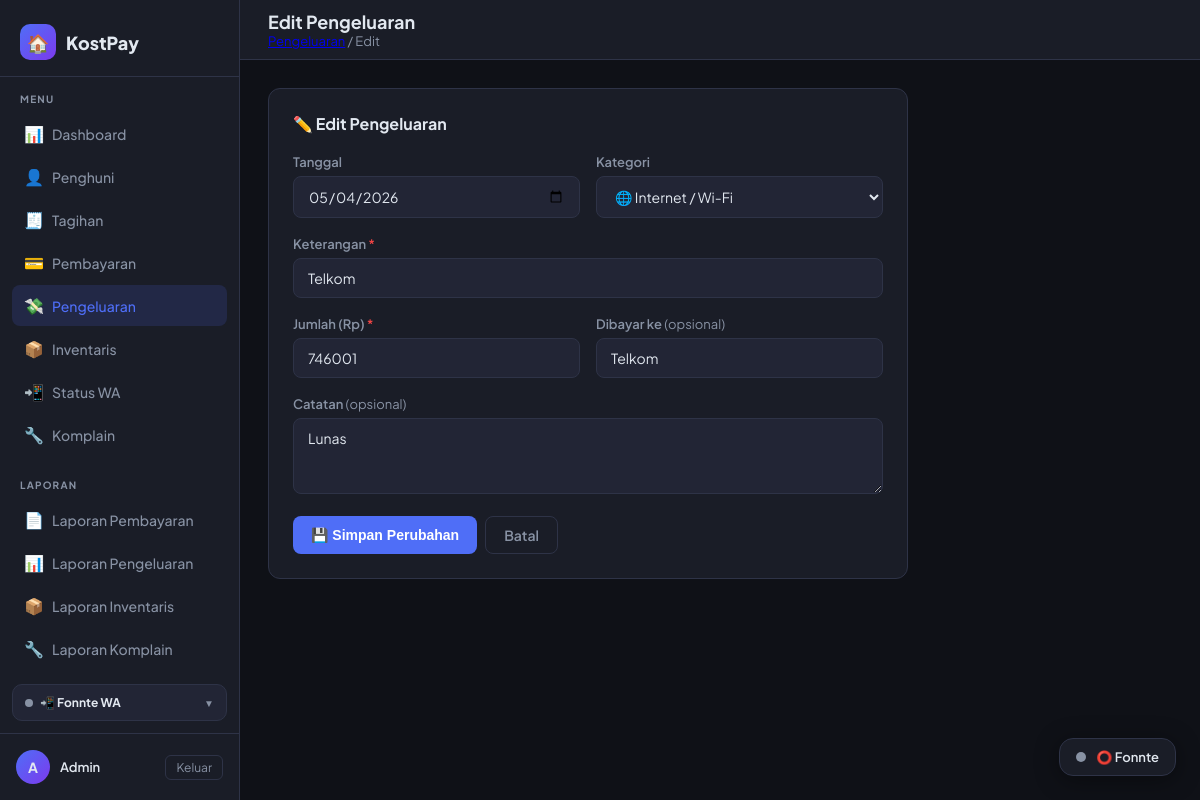
Screenshot of /pengeluaran/edit/5 (signed in) with the database file from the repository.
### tables this page shows
CREATE TABLE pengeluaran (
            id          INTEGER PRIMARY KEY AUTOINCREMENT,
            tanggal     TEXT    NOT NULL,
            kategori    TEXT    NOT NULL,
            keterangan  TEXT    NOT NULL,
            jumlah      REAL    NOT NULL DEFAULT 0,
            dibayar_ke  TEXT,
            catatan     TEXT,
            created_at  TEXT    DEFAULT (datetime('now','localtime'))
        );

### routes/pengeluaran_routes.py (the view, shortened to what this page needs)
@pengeluaran_bp.route('/edit/<int:eid>', methods=['GET', 'POST'])
@login_required
def edit(eid):
    _init_table()
    conn = get_db()
    row  = conn.execute("SELECT * FROM pengeluaran WHERE id=?", (eid,)).fetchone()
    conn.close()
    if not row:
        flash('Data tidak ditemukan.', 'danger')
        return redirect(url_for('pengeluaran.index'))
    return render_template('pengeluaran/form.html',
        mode='edit', data=dict(row), kategori=KATEGORI,
        today=date.today().isoformat())

### models/database.py (called while the page is built)
def get_db():
    conn = sqlite3.connect(DATABASE)
    conn.row_factory = sqlite3.Row  # akses kolom via nama
    return conn

### routes/pengeluaran_routes.py (called while the page is built)
def _init_table():
    conn = get_db()
    conn.execute("""
        CREATE TABLE IF NOT EXISTS pengeluaran (
            id          INTEGER PRIMARY KEY AUTOINCREMENT,
            tanggal     TEXT    NOT NULL,
            kategori    TEXT    NOT NULL,
            keterangan  TEXT    NOT NULL,
            jumlah      REAL    NOT NULL DEFAULT 0,
            dibayar_ke  TEXT,
            catatan     TEXT,
            created_at  TEXT    DEFAULT (datetime('now','localtime'))
        )
    """)
    conn.commit()
    conn.close()

### utils/activity_logger.py (called while the page is built, shortened)
def log_activity(app):
    @app.before_request
    def _track():
        admin_id = session.get("admin_id")
        username = session.get("admin_username")
        if not admin_id or not username:
            return

### utils/auth.py (called while the page is built)
def login_required(f):
    @wraps(f)
    def decorated(*args, **kwargs):
        if 'admin_id' not in session:
            flash('Silakan login terlebih dahulu.', 'warning')
            return redirect(url_for('auth.login'))
        return f(*args, **kwargs)
    return decorated

### utils/context_processors.py (called while the page is built)
def register_context_processors(app):
    @app.context_processor
    def inject_komplain_badge():
        if not session.get('admin_id'):
            return {}
        try:
            from models.database import get_db
            row = get_db().execute(
                "SELECT COUNT(*) c FROM komplain WHERE status='baru'"
            ).fetchone()
            return {'komplain_baru_count': row['c'] if row and row['c'] else 0}
        except Exception:
            return {'komplain_baru_count': 0}

### templates/pengeluaran/form.html (shortened to what this page needs)
{% extends 'base.html' %}
{% block page_title %}{{ 'Tambah' if mode == 'tambah' else 'Edit' }} Pengeluaran{% endblock %}
{% block breadcrumb %}
  <a href="{{ url_for('pengeluaran.index') }}">Pengeluaran</a> /
  {{ 'Tambah' if mode == 'tambah' else 'Edit' }}
{% endblock %}
{% block content %}
<div style="max-width: 640px;">
  <div class="card">
    <div class="card-header">
      <div class="card-title">
        {{ '➕ Catat Pengeluaran Baru' if mode == 'tambah' else '✏️ Edit Pengeluaran' }}
      </div>
    </div>
    <form method="post">
      <div class="form-grid">
        <div class="form-group">
          <label>Tanggal</label>
          <input type="date" name="tanggal"
                 value="{{ data.tanggal if data.tanggal else today }}"
                 max="{{ today }}" required>
        </div>
        <div class="form-group">
          <label>Kategori</label>
          <select name="kategori" required>
            {% for k, label in kategori %}
              <option value="{{ k }}" {{ 'selected' if data.get('kategori') == k else '' }}>
                {{ label }}
              </option>
            {% endfor %}
          </select>
        </div>
      </div>
      <div class="form-group">
        <label>Keterangan <span style="color:var(--red)">*</span></label>
        <input type="text" name="keterangan"
               value="{{ data.keterangan if data.keterangan else '' }}"
               placeholder="Misal: Bayar tagihan listrik bulan ini"
               required>
      </div>
      <div class="form-grid">
        <div class="form-group">
          <label>Jumlah (Rp) <span style="color:var(--red)">*</span></label>
          <input type="number" name="jumlah" min="1" step="1"
                 value="{{ data.jumlah | int if data.jumlah else '' }}"
                 placeholder="0" required>
        </div>
        <div class="form-group">
          <label>Dibayar ke <span style="color:var(--muted); font-weight:400;">(opsional)</span></label>
          <input type="text" name="dibayar_ke"
                 value="{{ data.dibayar_ke if data.dibayar_ke else '' }}"
                 placeholder="Misal: PLN, Pak Budi, Toko Maju">
        </div>
      </div>
      <div class="form-group">
        <label>Catatan <span style="color:var(--muted); font-weight:400;">(opsional)</span></label>
        <textarea name="catatan" rows="3"
                  placeholder="Keterangan tambahan jika perlu...">{{ data.catatan if data.catatan else '' }}</textarea>
      </div>
      <div class="flex gap-2" style="margin-top: 8px;">
        <button type="submit" class="btn btn-primary">
          {{ '➕ Simpan Pengeluaran' if mode == 'tambah' else '💾 Simpan Perubahan' }}
        </button>
        <a href="{{ url_for('pengeluaran.index') }}" class="btn btn-outline">Batal</a>
      </div>
    </form>
  </div>
</div>
{% endblock %}

### templates/base.html (style rules this page uses)
:root { --bg: #0f1117; --surface: #1a1d27; --surface2: #222535; --border: #2e3347; --accent: #4f6ef7; --accent2: #7c3aed; --green: #22c55e; --yellow: #eab308; --red: #ef4444; --text: #e2e8f0; --muted: #8892a4; --font: 'Plus Jakarta Sans', sans-serif; --mono: 'JetBrains Mono', monospace; --radius: 12px; --sidebar-w: 240px; }
* { box-sizing: border-box; margin: 0; padding: 0; }
body { font-family: var(--font); background: var(--bg); color: var(--text); min-height: 100vh; display: flex; }
.card { background: var(--surface); border: 1px solid var(--border); border-radius: var(--radius); padding: 24px; }
.card-header { display: flex; align-items: center; justify-content: space-between; margin-bottom: 20px; }
.card-title { font-size: 16px; font-weight: 700; }
.btn { display: inline-flex; align-items: center; gap: 6px; padding: 9px 18px; border-radius: 8px; font-size: 14px; font-weight: 600; cursor: pointer; border: none; text-decoration: none; transition: all .15s; }
.btn-primary { background: var(--accent); color: #fff; }
.btn-outline { background: none; border: 1px solid var(--border); color: var(--muted); }
.form-group { margin-bottom: 18px; }
label { display: block; font-size: 13px; font-weight: 600; margin-bottom: 6px; color: var(--muted); }
input, select, textarea { width: 100%; background: var(--surface2); border: 1px solid var(--border); border-radius: 8px; padding: 10px 14px; color: var(--text); font-family: var(--font); font-size: 14px; outline: none; transition: border-color .15s; }
select option { background: var(--surface2); }
.form-grid { display: grid; grid-template-columns: 1fr 1fr; gap: 16px; }
.flex { display: flex; }
.gap-2 { gap: 8px; }

### rows the page displays
pengeluaran: tanggal "05/04/2026", keterangan "Telkom", jumlah "746001", dibayar_ke "Telkom", catatan "Lunas"

### other values shown
{{ (session.admin_nama or 'A')[0] }} "A"
{{ session.admin_nama or 'Admin' }} "Admin"
{{ 'Tambah' if mode == 'tambah' else 'Edit' }} "Edit"
{{ '➕ Simpan Pengeluaran' if mode == 'tambah' else '💾 Simpan Perubahan' }} "💾 Simpan Perubahan"
form field kategori "🌐 Internet / Wi-Fi"
